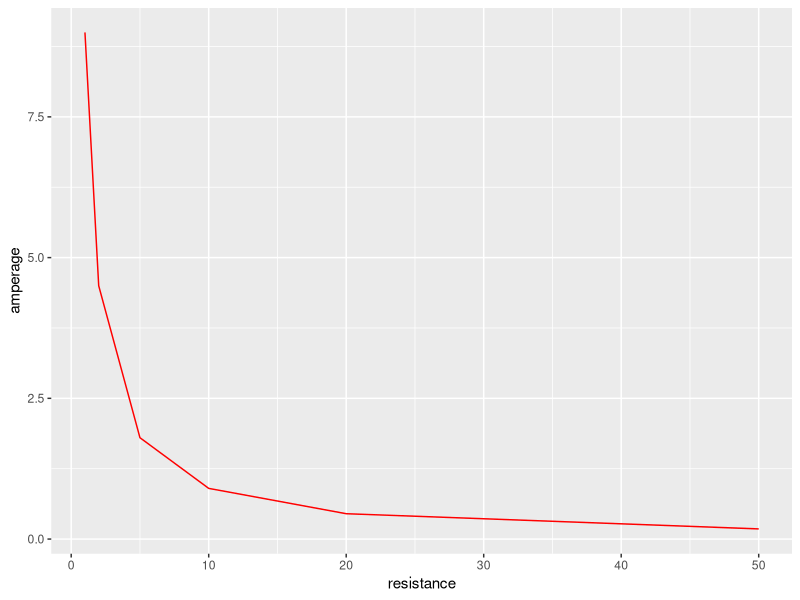

Here is the R script that generated this plot:
## ---- chunk 1
library(tidyverse)
## ---- chunk 2
t1 <- tibble(
  voltage = 9,
  resistance = c(1,2,5,10,20,50)
)
t1
## ---- chunk 3
t1 <- t1 %>%
  mutate(amperage = voltage / resistance)
t1
## ---- chunk 4
plot1 <- ggplot(data = t1, aes(x = resistance, y = amperage)) +
  geom_line(color = "red")
plot1
